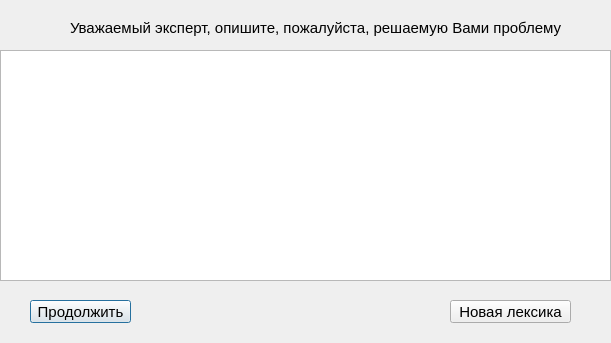
<?xml version="1.0" encoding="UTF-8"?>
<ui version="4.0">
 <class>TaskTypeDefinitionDialog</class>
 <widget class="QDialog" name="TaskTypeDefinitionDialog">
  <property name="geometry">
   <rect>
    <x>0</x>
    <y>0</y>
    <width>611</width>
    <height>343</height>
   </rect>
  </property>
  <property name="font">
   <font>
    <family>Arial</family>
    <pointsize>11</pointsize>
   </font>
  </property>
  <property name="windowTitle">
   <string>Dialog</string>
  </property>
  <widget class="QTextEdit" name="start_problem">
   <property name="geometry">
    <rect>
     <x>0</x>
     <y>50</y>
     <width>611</width>
     <height>231</height>
    </rect>
   </property>
  </widget>
  <widget class="QPushButton" name="Bdalee">
   <property name="geometry">
    <rect>
     <x>30</x>
     <y>300</y>
     <width>101</width>
     <height>23</height>
    </rect>
   </property>
   <property name="text">
    <string>Продолжить</string>
   </property>
  </widget>
  <widget class="QPushButton" name="BnewWords">
   <property name="geometry">
    <rect>
     <x>450</x>
     <y>300</y>
     <width>121</width>
     <height>23</height>
    </rect>
   </property>
   <property name="text">
    <string>Новая лексика</string>
   </property>
  </widget>
  <widget class="QLabel" name="label">
   <property name="geometry">
    <rect>
     <x>70</x>
     <y>20</y>
     <width>501</width>
     <height>16</height>
    </rect>
   </property>
   <property name="text">
    <string>Уважаемый эксперт, опишите, пожалуйста, решаемую Вами проблему</string>
   </property>
  </widget>
 </widget>
 <resources/>
 <connections/>
</ui>
